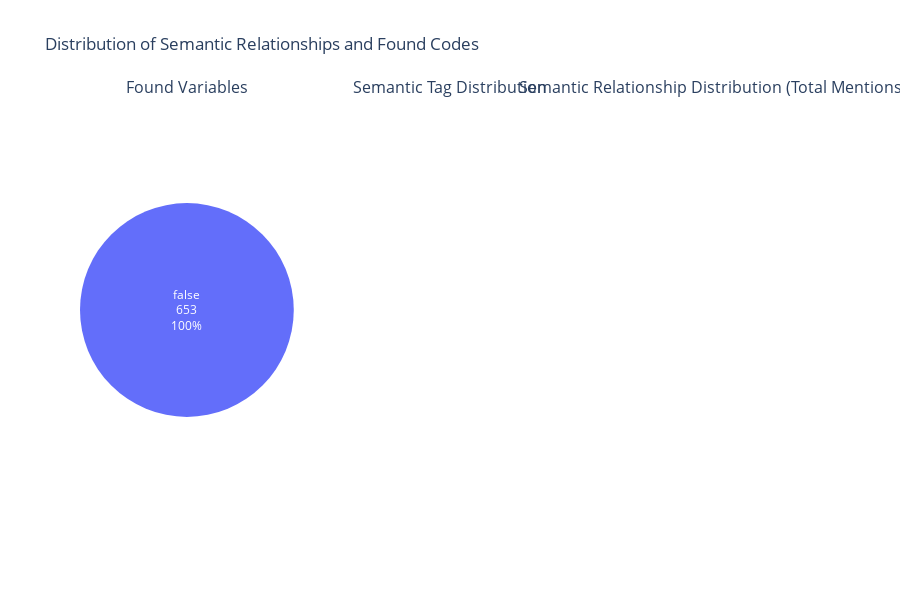

Notebook source saved alongside this figure:
### Code cell
def plot_code_distribution(df):
    import plotly.express as px
    from plotly.subplots import make_subplots

    # Filter the dataframe to exclude rows where 'span' is "NOT_FOUND"
    df = df.copy()
    ls_semantic_rel = df["semantic_rel"].unique().tolist()

    df["ID+term"] = df["ID"] + "-" + df["name"] + " (" + df["term"] + ")"
    df_found = df.loc[(df["span"] != "NOT_FOUND"), :].copy()
    df_count_rel = df_found[["ID+term"] + ls_semantic_rel + ["count_ID"]].melt(id_vars=["ID+term", "count_ID"], var_name="semantic_rel", value_name="count").drop_duplicates()
    df_n_founds = df[["ID", "found"]].drop_duplicates()

    # Assuming df_found and df_n_founds are already defined

    # Create the pie charts

    fig01 = px.pie(df_n_founds, names='found', title='Found Variables')
    fig01.update_traces(textinfo='label+percent+value')

    fig02 = px.pie(df_found.drop_duplicates(subset=["ID"]), names='semantic_tag', title='Semantic Tag Distribution')
    fig02.update_traces(textinfo='label+percent+value')

    fig03 = px.pie(df_found, names='semantic_rel', title='Semantic Relationship Distribution')
    fig03.update_traces(textinfo='label+percent+value')


    # Create a subplot layout with 1 row and 2 columns
    fig = make_subplots(rows=1, cols=3, subplot_titles=("Found Variables", "Semantic Tag Distribution", "Semantic Relationship Distribution (Total Mentions)"),
                            specs=[[{"type": "pie"}] * 3])

    # Add the pie charts to the subplots
    fig.add_trace(fig01.data[0], row=1, col=1)
    fig.add_trace(fig02.data[0], row=1, col=2)
    fig.add_trace(fig03.data[0], row=1, col=3)

    # Update the layout to adjust the title and other settings
    fig.update_layout(title_text="Distribution of Semantic Relationships and Found Codes", showlegend=False,
                      height=600)

    # Display the combined figure
    fig.show()

    # print(df_count_rel[df_count_rel.term.str.contains("Diabetes")].to_markdown())
    # Assuming df_aggregated is correctly aggregated data
    n_terms = df_found["ID+term"].nunique()
    n_show = 25

    fig1 = px.bar(df_count_rel.sort_values(by="count_ID", ascending=True),
                y='ID+term', x='count', color='semantic_rel', 
                title=f'Codes by Semantic Relationship [Variable Name (SNOMED term)] <Zoom {n_show} out of {n_terms} terms; zoom out to see all>',
                labels={'count': 'Count', 'ID+term': 'Name'},
                orientation='h')
    
    fig1.update_layout(
                           height=600,
                            yaxis=dict(
                                        range=[n_terms - n_show, n_terms],
                                        tickmode='linear',
                                        dtick=1,
                                    )
                                    )
    fig1.show()

    # Create a bar chart for all the found codes by count
    # ls_IDs = df_found.sort_values(by="count_ID", ascending=False)["ID+term"].unique().tolist()[:25]
    fig2 = px.bar(df_found.sort_values(by="count_ID", ascending=True),
                y='ID+term', x='count', color='span', title=f'Codes Distribution [Variable Name (SNOMED term)] <Zoom {n_show} out of {n_terms} terms; zoom out to see all>',
                labels={'count': 'Count', 'ID+term': 'Name'},
                orientation='h')
    
    fig2.update_layout(showlegend=False, 
                           height=600,
                            yaxis=dict(
                                        range=[n_terms - n_show, n_terms],
                                        tickmode='linear',
                                        dtick=1,
                                    )
                                    )
    fig2.show()


plot_code_distribution(df_code_ovr)

### Figure 1 — Plotly figure (JSON) as saved in the notebook; plotly's stock layout.template omitted (floating-point values rounded to 4 significant figures; data arrays with more than 128 entries replaced by an {"elided": "..."} marker saying what was removed)
{"data": [{"domain": {"x": [0, 0.2889], "y": [0, 1]}, "hovertemplate": "found=%{label}<extra></extra>", "labels": {"elided": "653 bool values"}, "legendgroup": "", "name": "", "showlegend": true, "textinfo": "label+percent+value", "type": "pie"}, {"domain": {"x": [0.3556, 0.6444], "y": [0, 1]}, "hovertemplate": "semantic_tag=%{label}<extra></extra>", "labels": [], "legendgroup": "", "name": "", "showlegend": true, "textinfo": "label+percent+value", "type": "pie"}, {"domain": {"x": [0.7111, 1], "y": [0, 1]}, "hovertemplate": "semantic_rel=%{label}<extra></extra>", "labels": [], "legendgroup": "", "name": "", "showlegend": true, "textinfo": "label+percent+value", "type": "pie"}], "layout": {"annotations": [{"font": {"size": 16}, "showarrow": false, "text": "Found Variables", "x": 0.1444, "xanchor": "center", "xref": "paper", "y": 1, "yanchor": "bottom", "yref": "paper"}, {"font": {"size": 16}, "showarrow": false, "text": "Semantic Tag Distribution", "x": 0.5, "xanchor": "center", "xref": "paper", "y": 1, "yanchor": "bottom", "yref": "paper"}, {"font": {"size": 16}, "showarrow": false, "text": "Semantic Relationship Distribution (Total Mentions)", "x": 0.8556, "xanchor": "center", "xref": "paper", "y": 1, "yanchor": "bottom", "yref": "paper"}], "height": 600, "showlegend": false, "title": {"text": "Distribution of Semantic Relationships and Found Codes"}}}
